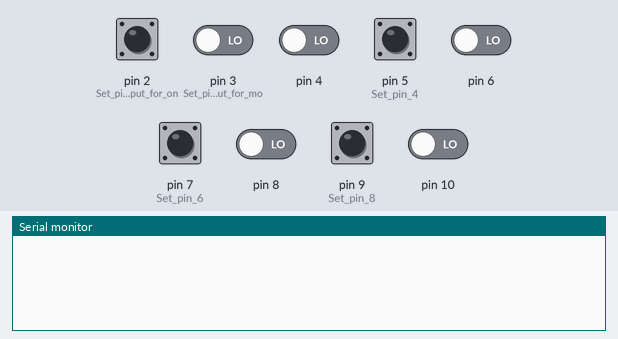
The sketch below on a simulated Arduino Uno, built with avr-gcc and run on an emulated ATmega328P. Shown: the last lines printed to the serial monitor. Inputs (shaded band) come from the test bench; at power-on: pin 2 (Set_pin_2_as_input_for_on), pin 3 (Set_pin_3_as_input_for_mo), pin 4, pin 5 (Set_pin_4), pin 6, pin 7 (Set_pin_6), pin 8, pin 9 (Set_pin_8), pin 10 LOW. No radio packets arrive unless stated.

Above: at 1.2 s.
1.3 s: pin 2 (Set_pin_2_as_input_for_on) pulled HIGH for 0.15 s
At 2.5 s:
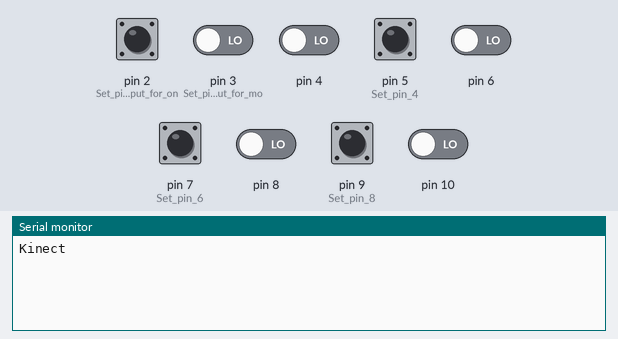
4.4 s: pin 2 (Set_pin_2_as_input_for_on) driven HIGH and pin 3 (Set_pin_3_as_input_for_mo) driven HIGH
At 5.0 s:
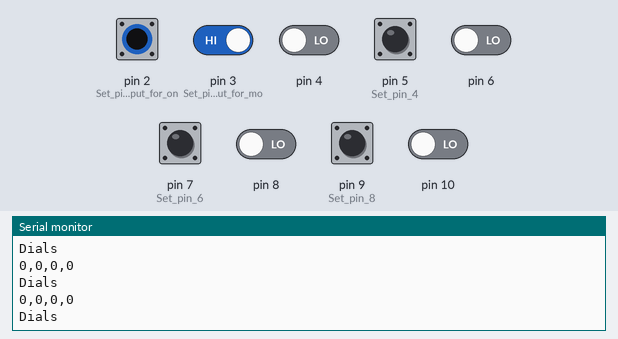
5.9 s: pin 2 (Set_pin_2_as_input_for_on) pulsed LOW 2 times (0.12 s each, 0.3 s apart)
9.5 s: pin 4 driven HIGH
11.0 s: pin 6 driven HIGH
14.0 s: pin 8 driven HIGH
At 14.9 s:
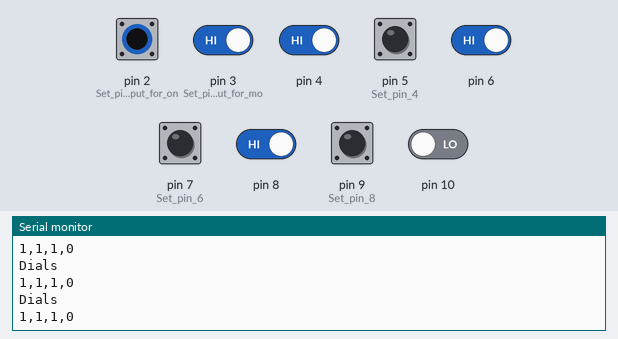

Measured:
- after the input at 1.3 s, the serial monitor: prints a new line at once (image 1)
- after the input at 4.4 s, the serial monitor: prints a new line at once (image 2)
- after the input at 14.0 s, the serial monitor: prints a new line after 0.08 s (image 3)

The sketch:

RotaryRangeSwitch.ino
```cpp
#include <SPI.h>
#include <nRF24L01.h>
#include <RF24.h>

// Declarations for Wireless Module
RF24 radio(12, 13); // CE, CSN
const byte address[6] = "00001";

// Declarations for Switch
int modeSwitchReading; // the current reading from 'mode' switch the input pin
int onSwitchReading; // the current reading from the 'on' switch input pin
int onState = LOW; // the current state of 'on'
int modeState = LOW;      // the current state of 'mode'

// Declarations for encoders
int aStateElbow;
int aLastStateElbow;

int aStateShoulder;
int aLastStateShoulder;

int aStateTwist;
int aLastStateTwist;

int aStateGrip;
int aLastStateGrip;

int elbowNewAngle = 0;
int shoulderNewAngle = 0;
int twistNewAngle = 0;
int gripNewAngle = 0;

String comma;
String allAngles;
char sendText[20];

void setup() {

  Serial.begin(9600);             // Serial port to computer

  // Initialize Values
  comma = String(",");
  allAngles = String();

  //Switch Pin Mode
  pinMode(2, INPUT); // Set pin 2 as input for onSwitch
  pinMode(3, INPUT); // Set pin 3 as input for modeSwitch

  pinMode(4, INPUT);
  pinMode(5, INPUT); // Set pin 4,5 as input for elbow encoder

  pinMode(6, INPUT);
  pinMode(7, INPUT); // Set pin 6,7 as input for shoulder encoder

  pinMode(8, INPUT);
  pinMode(9, INPUT); // Set pin 8,9 as input for twist encoder

  pinMode(10, INPUT);
  pinMode(11, INPUT); // Set pin 10,11 as input for grip encoder

  //Wireless Port Setup
  radio.begin();
  radio.openWritingPipe(address);
  radio.setPALevel(RF24_PA_MIN);
  radio.stopListening();
}

void loop() {

  // Check if 'on' switch is in HIGH or LOW
  onSwitchReading = digitalRead(2);
  if (onSwitchReading == HIGH) {
    onState = HIGH;
  } else {
    onState = LOW;
  }

  // Check if 'mode' switch is in HIGH or LOW
  modeSwitchReading = digitalRead(3);
  if (modeSwitchReading == HIGH) {
    modeState = HIGH;
  } else {
    modeState = LOW;
  }

  if (onState == HIGH) {
    if (modeState == HIGH) { // Check if mode switch is on dials OR kinect mode
      Serial.println("Dials");

      /* ELBOW SECTION */
      aStateElbow = digitalRead(4); // Reads the "current" state of the 4
      // If the previous and the current state of the 4 are different, that means a Pulse has occured
      if (aStateElbow != aLastStateElbow) {
        // If the 5 state is different to the 4 state, that means the encoder is rotating clockwise
        if (digitalRead(5) != aStateElbow) {
          if (elbowNewAngle < 180) {
            elbowNewAngle ++;
          }
        } else {
          if (elbowNewAngle > 0) {
            elbowNewAngle --;
          }
        }
      }
      aLastStateElbow = aStateElbow; // Updates the previous state of the 6 with the current state

      /* SHOULDER SECTION */
      aStateShoulder = digitalRead(6); // Reads the "current" state of the 6
      // If the previous and the current state of the 6 are different, that means a Pulse has occured
      if (aStateShoulder != aLastStateShoulder) {
        // If the 7 state is different to the 6 state, that means the encoder is rotating clockwise
        if (digitalRead(7) != aStateShoulder) {
          if (shoulderNewAngle < 180) {
            shoulderNewAngle ++;
          }
        } else {
          if (shoulderNewAngle > 0) {
            shoulderNewAngle --;
          }
        }
      }
      aLastStateShoulder = aStateShoulder; // Updates the previous state of the 6 with the current state

      /* TWIST SECTION */
      aStateTwist = digitalRead(8); // Reads the "current" state of the 8
      // If the previous and the current state of the 8 are different, that means a Pulse has occured
      if (aStateTwist != aLastStateTwist) {
        // If the 9 state is different to the 8 state, that means the encoder is rotating clockwise
        if (digitalRead(9) != aStateTwist) {
          if (twistNewAngle < 180) {
            twistNewAngle ++;
          }
        } else {
          if (twistNewAngle > 0) {
            twistNewAngle --;
          }
        }
      }
      aLastStateTwist = aStateTwist; // Updates the previous state of the 8 with the current state

      /* GRIP SECTION */
      aStateGrip = digitalRead(10); // Reads the "current" state of the 10
      // If the previous and the current state of the 10 are different, that means a Pulse has occured
      if (aStateGrip != aLastStateGrip) {
        // If the 11 state is different to the 10 state, that means the encoder is rotating clockwise
        if (digitalRead(11) != aStateGrip) {
          if (gripNewAngle < 180) {
            gripNewAngle = gripNewAngle + 5;
          }
        } else {
          if (gripNewAngle > 0) {
            gripNewAngle = gripNewAngle - 5;
          }
        }
      }
      aLastStateGrip = aStateGrip; // Updates the previous state of the 10 with the current state

      // Strings are combined to allAngles to be sent through radio/serial
      allAngles = elbowNewAngle + comma + shoulderNewAngle + comma + twistNewAngle + comma + gripNewAngle;
      Serial.println(allAngles);

      // Convert to char array to be sent through radio.write
      allAngles.toCharArray(sendText, sizeof(sendText));
      radio.write(&sendText, sizeof(sendText));

    } else { // Kinect Mode

      Serial.println("Kinect");
      Serial.println(allAngles);

      // N.B. Dials seem to stop working here because of the sampling rate issue?

      //    /* TWIST SECTION */
      //    aStateTwist = digitalRead(8); // Reads the "current" state of the 8
      //    // If the previous and the current state of the 8 are different, that means a Pulse has occured
      //    if (aStateTwist != aLastStateTwist) {
      //      // If the 9 state is different to the 8 state, that means the encoder is rotating clockwise
      //      if (digitalRead(9) != aStateTwist) {
      //        if (twistNewAngle < 180) {
      //          twistNewAngle ++;
      //        }
      //      } else {
      //        if (twistNewAngle > 0) {
      //          twistNewAngle --;
      //        }
      //      }
      //    }
      //    aLastStateTwist = aStateTwist; // Updates the previous state of the 8 with the current state
      //
      //    /* GRIP SECTION */
      //    aStateGrip = digitalRead(10); // Reads the "current" state of the 10
      //    // If the previous and the current state of the 10 are different, that means a Pulse has occured
      //    if (aStateGrip != aLastStateGrip) {
      //      // If the 11 state is different to the 10 state, that means the encoder is rotating clockwise
      //      if (digitalRead(11) != aStateGrip) {
      //        if (gripNewAngle < 180) {
      //          gripNewAngle ++;
      //        }
      //      } else {
      //        if (gripNewAngle > 0) {
      //          gripNewAngle --;
      //        }
      //      }
      //    }
      //    aLastStateGrip = aStateGrip; // Updates the previous state of the 10 with the current state

      /* SHOULDER AND ELBOW obtained from serial which comes from Kinect code */
      elbowNewAngle = Serial.parseInt();
      shoulderNewAngle = Serial.parseInt();

      // strings are combined to allAngles to be sent through radio/serial
      allAngles = elbowNewAngle + comma + shoulderNewAngle + comma + twistNewAngle + comma + gripNewAngle;
      Serial.println(allAngles);

      // Convert to char array to be sent through radio.write
      allAngles.toCharArray(sendText, sizeof(sendText));
      radio.write(&sendText, sizeof(sendText));
      delay(15);
    }
  }
}
```
